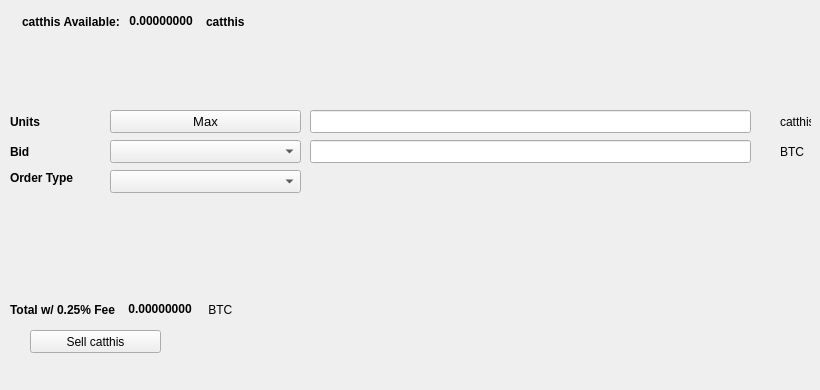
   <widget class="QWidget" name="SellTab">
    <attribute name="title">
     <string>Sell</string>
    </attribute>
    <widget class="QLabel" name="label_16">
     <property name="geometry">
      <rect>
       <x>780</x>
       <y>140</y>
       <width>31</width>
       <height>23</height>
      </rect>
     </property>
     <property name="text">
      <string>BTC</string>
     </property>
    </widget>
    <widget class="QComboBox" name="SellBidcomboBox">
     <property name="geometry">
      <rect>
       <x>110</x>
       <y>140</y>
       <width>191</width>
       <height>23</height>
      </rect>
     </property>
     <property name="font">
      <font>
       <pointsize>10</pointsize>
      </font>
     </property>
    </widget>
    <widget class="QLabel" name="label_18">
     <property name="geometry">
      <rect>
       <x>10</x>
       <y>110</y>
       <width>46</width>
       <height>23</height>
      </rect>
     </property>
     <property name="font">
      <font>
       <weight>75</weight>
       <bold>true</bold>
      </font>
     </property>
     <property name="text">
      <string>Units</string>
     </property>
    </widget>
    <widget class="QPushButton" name="Sell_Max_Amount">
     <property name="geometry">
      <rect>
       <x>110</x>
       <y>110</y>
       <width>191</width>
       <height>23</height>
      </rect>
     </property>
     <property name="font">
      <font>
       <pointsize>10</pointsize>
      </font>
     </property>
     <property name="text">
      <string>Max</string>
     </property>
    </widget>
    <widget class="QLabel" name="label_20">
     <property name="geometry">
      <rect>
       <x>10</x>
       <y>170</y>
       <width>91</width>
       <height>16</height>
      </rect>
     </property>
     <property name="font">
      <font>
       <weight>75</weight>
       <bold>true</bold>
      </font>
     </property>
     <property name="text">
      <string>Order Type</string>
     </property>
    </widget>
    <widget class="QComboBox" name="SellOrdertypeCombo">
     <property name="geometry">
      <rect>
       <x>110</x>
       <y>170</y>
       <width>191</width>
       <height>23</height>
      </rect>
     </property>
     <property name="font">
      <font>
       <pointsize>10</pointsize>
      </font>
     </property>
    </widget>
    <widget class="QLabel" name="label_21">
     <property name="geometry">
      <rect>
       <x>10</x>
       <y>140</y>
       <width>46</width>
       <height>23</height>
      </rect>
     </property>
     <property name="font">
      <font>
       <weight>75</weight>
       <bold>true</bold>
      </font>
     </property>
     <property name="text">
      <string>Bid</string>
     </property>
    </widget>
    <widget class="QLabel" name="label_22">
     <property name="geometry">
      <rect>
       <x>780</x>
       <y>110</y>
       <width>31</width>
       <height>23</height>
      </rect>
     </property>
     <property name="text">
      <string>catthis</string>
     </property>
    </widget>
    <widget class="QLineEdit" name="UnitsInputcatthis">
     <property name="geometry">
      <rect>
       <x>310</x>
       <y>110</y>
       <width>441</width>
       <height>23</height>
      </rect>
     </property>
     <property name="font">
      <font>
       <pointsize>9</pointsize>
       <weight>75</weight>
       <bold>true</bold>
      </font>
     </property>
    </widget>
    <widget class="QLineEdit" name="SellBidPriceEdit">
     <property name="geometry">
      <rect>
       <x>310</x>
       <y>140</y>
       <width>441</width>
       <height>23</height>
      </rect>
     </property>
     <property name="font">
      <font>
       <pointsize>9</pointsize>
       <weight>75</weight>
       <bold>true</bold>
      </font>
     </property>
    </widget>
    <widget class="QPushButton" name="SellcatthisBTN">
     <property name="geometry">
      <rect>
       <x>30</x>
       <y>330</y>
       <width>131</width>
       <height>23</height>
      </rect>
     </property>
     <property name="text">
      <string>Sell catthis</string>
     </property>
     <property name="icon">
      <iconset resource="../catthis">
       <normaloff>:/icons/bitcoin</normaloff>:/icons/bitcoin</iconset>
     </property>
    </widget>
    <widget class="QWidget" name="layoutWidget3">
     <property name="geometry">
      <rect>
       <x>22</x>
       <y>12</y>
       <width>258</width>
       <height>19</height>
      </rect>
     </property>
     <layout class="QHBoxLayout" name="horizontalLayout">
      <item>
       <widget class="QLabel" name="label232_2">
        <property name="font">
         <font>
          <weight>75</weight>
          <bold>true</bold>
         </font>
        </property>
        <property name="text">
         <string>catthis Available:</string>
        </property>
       </widget>
      </item>
      <item>
       <widget class="QLabel" name="catthisAvailableLabel">
        <property name="palette">
         <palette>
          <active>
           <colorrole role="WindowText">
            <brush brushstyle="SolidPattern">
             <color alpha="255">
              <red>0</red>
              <green>0</green>
              <blue>0</blue>
             </color>
            </brush>
           </colorrole>
           <colorrole role="Button">
            <brush brushstyle="SolidPattern">
             <color alpha="255">
              <red>0</red>
              <green>170</green>
              <blue>0</blue>
             </color>
            </brush>
           </colorrole>
           <colorrole role="Light">
            <brush brushstyle="SolidPattern">
             <color alpha="255">
              <red>0</red>
              <green>255</green>
              <blue>0</blue>
             </color>
            </brush>
           </colorrole>
           <colorrole role="Midlight">
            <brush brushstyle="SolidPattern">
             <color alpha="255">
              <red>0</red>
              <green>212</green>
              <blue>0</blue>
             </color>
            </brush>
           </colorrole>
           <colorrole role="Dark">
            <brush brushstyle="SolidPattern">
             <color alpha="255">
              <red>0</red>
              <green>85</green>
              <blue>0</blue>
             </color>
            </brush>
           </colorrole>
           <colorrole role="Mid">
            <brush brushstyle="SolidPattern">
             <color alpha="255">
              <red>0</red>
              <green>113</green>
              <blue>0</blue>
             </color>
            </brush>
           </colorrole>
           <colorrole role="Text">
            <brush brushstyle="SolidPattern">
             <color alpha="255">
              <red>0</red>
              <green>170</green>
              <blue>0</blue>
             </color>
            </brush>
           </colorrole>
           <colorrole role="BrightText">
            <brush brushstyle="SolidPattern">
             <color alpha="255">
              <red>255</red>
              <green>255</green>
              <blue>255</blue>
             </color>
            </brush>
           </colorrole>
           <colorrole role="ButtonText">
            <brush brushstyle="SolidPattern">
             <color alpha="255">
              <red>0</red>
              <green>0</green>
              <blue>0</blue>
             </color>
            </brush>
           </colorrole>
           <colorrole role="Base">
            <brush brushstyle="SolidPattern">
             <color alpha="255">
              <red>255</red>
              <green>255</green>
              <blue>255</blue>
             </color>
            </brush>
           </colorrole>
           <colorrole role="Window">
            <brush brushstyle="SolidPattern">
             <color alpha="255">
              <red>0</red>
              <green>170</green>
              <blue>0</blue>
             </color>
            </brush>
           </colorrole>
           <colorrole role="Shadow">
            <brush brushstyle="SolidPattern">
             <color alpha="255">
              <red>0</red>
              <green>0</green>
              <blue>0</blue>
             </color>
            </brush>
           </colorrole>
           <colorrole role="AlternateBase">
            <brush brushstyle="SolidPattern">
             <color alpha="255">
              <red>127</red>
              <green>212</green>
              <blue>127</blue>
             </color>
            </brush>
           </colorrole>
           <colorrole role="ToolTipBase">
            <brush brushstyle="SolidPattern">
             <color alpha="255">
              <red>255</red>
              <green>255</green>
              <blue>220</blue>
             </color>
            </brush>
           </colorrole>
           <colorrole role="ToolTipText">
            <brush brushstyle="SolidPattern">
             <color alpha="255">
              <red>0</red>
              <green>0</green>
              <blue>0</blue>
             </color>
            </brush>
           </colorrole>
          </active>
          <inactive>
           <colorrole role="WindowText">
            <brush brushstyle="SolidPattern">
             <color alpha="255">
              <red>0</red>
              <green>0</green>
              <blue>0</blue>
             </color>
            </brush>
           </colorrole>
           <colorrole role="Button">
            <brush brushstyle="SolidPattern">
             <color alpha="255">
              <red>0</red>
              <green>170</green>
              <blue>0</blue>
             </color>
            </brush>
           </colorrole>
           <colorrole role="Light">
            <brush brushstyle="SolidPattern">
             <color alpha="255">
              <red>0</red>
              <green>255</green>
              <blue>0</blue>
             </color>
            </brush>
           </colorrole>
           <colorrole role="Midlight">
            <brush brushstyle="SolidPattern">
             <color alpha="255">
              <red>0</red>
              <green>212</green>
              <blue>0</blue>
             </color>
            </brush>
           </colorrole>
           <colorrole role="Dark">
            <brush brushstyle="SolidPattern">
             <color alpha="255">
              <red>0</red>
              <green>85</green>
              <blue>0</blue>
             </color>
            </brush>
           </colorrole>
           <colorrole role="Mid">
            <brush brushstyle="SolidPattern">
             <color alpha="255">
              <red>0</red>
              <green>113</green>
              <blue>0</blue>
             </color>
            </brush>
           </colorrole>
           <colorrole role="Text">
            <brush brushstyle="SolidPattern">
             <color alpha="255">
              <red>0</red>
              <green>170</green>
              <blue>0</blue>
             </color>
            </brush>
           </colorrole>
           <colorrole role="BrightText">
            <brush brushstyle="SolidPattern">
             <color alpha="255">
              <red>255</red>
              <green>255</green>
              <blue>255</blue>
             </color>
            </brush>
           </colorrole>
           <colorrole role="ButtonText">
            <brush brushstyle="SolidPattern">
             <color alpha="255">
              <red>0</red>
              <green>0</green>
              <blue>0</blue>
             </color>
            </brush>
           </colorrole>
           <colorrole role="Base">
            <brush brushstyle="SolidPattern">
             <color alpha="255">
              <red>255</red>
              <green>255</green>
              <blue>255</blue>
             </color>
            </brush>
           </colorrole>
           <colorrole role="Window">
            <brush brushstyle="SolidPattern">
             <color alpha="255">
              <red>0</red>
              <green>170</green>
              <blue>0</blue>
             </color>
            </brush>
           </colorrole>
           <colorrole role="Shadow">
            <brush brushstyle="SolidPattern">
             <color alpha="255">
              <red>0</red>
              <green>0</green>
              <blue>0</blue>
             </color>
            </brush>
           </colorrole>
           <colorrole role="AlternateBase">
            <brush brushstyle="SolidPattern">
             <color alpha="255">
              <red>127</red>
              <green>212</green>
              <blue>127</blue>
             </color>
            </brush>
           </colorrole>
           <colorrole role="ToolTipBase">
            <brush brushstyle="SolidPattern">
             <color alpha="255">
              <red>255</red>
              <green>255</green>
              <blue>220</blue>
             </color>
            </brush>
           </colorrole>
           <colorrole role="ToolTipText">
            <brush brushstyle="SolidPattern">
             <color alpha="255">
              <red>0</red>
              <green>0</green>
              <blue>0</blue>
             </color>
            </brush>
           </colorrole>
          </inactive>
          <disabled>
           <colorrole role="WindowText">
            <brush brushstyle="SolidPattern">
             <color alpha="255">
              <red>0</red>
              <green>85</green>
              <blue>0</blue>
             </color>
            </brush>
           </colorrole>
           <colorrole role="Button">
            <brush brushstyle="SolidPattern">
             <color alpha="255">
              <red>0</red>
              <green>170</green>
              <blue>0</blue>
             </color>
            </brush>
           </colorrole>
           <colorrole role="Light">
            <brush brushstyle="SolidPattern">
             <color alpha="255">
              <red>0</red>
              <green>255</green>
              <blue>0</blue>
             </color>
            </brush>
           </colorrole>
           <colorrole role="Midlight">
            <brush brushstyle="SolidPattern">
             <color alpha="255">
              <red>0</red>
              <green>212</green>
              <blue>0</blue>
             </color>
            </brush>
           </colorrole>
           <colorrole role="Dark">
            <brush brushstyle="SolidPattern">
             <color alpha="255">
              <red>0</red>
              <green>85</green>
              <blue>0</blue>
             </color>
            </brush>
           </colorrole>
           <colorrole role="Mid">
            <brush brushstyle="SolidPattern">
             <color alpha="255">
              <red>0</red>
              <green>113</green>
              <blue>0</blue>
             </color>
            </brush>
           </colorrole>
           <colorrole role="Text">
            <brush brushstyle="SolidPattern">
             <color alpha="255">
              <red>0</red>
              <green>85</green>
              <blue>0</blue>
             </color>
            </brush>
           </colorrole>
           <colorrole role="BrightText">
            <brush brushstyle="SolidPattern">
             <color alpha="255">
              <red>255</red>
              <green>255</green>
              <blue>255</blue>
             </color>
            </brush>
           </colorrole>
           <colorrole role="ButtonText">
            <brush brushstyle="SolidPattern">
             <color alpha="255">
              <red>0</red>
              <green>85</green>
              <blue>0</blue>
             </color>
            </brush>
           </colorrole>
           <colorrole role="Base">
            <brush brushstyle="SolidPattern">
             <color alpha="255">
              <red>0</red>
              <green>170</green>
              <blue>0</blue>
             </color>
            </brush>
           </colorrole>
           <colorrole role="Window">
            <brush brushstyle="SolidPattern">
             <color alpha="255">
              <red>0</red>
              <green>170</green>
              <blue>0</blue>
             </color>
            </brush>
           </colorrole>
           <colorrole role="Shadow">
            <brush brushstyle="SolidPattern">
             <color alpha="255">
              <red>0</red>
              <green>0</green>
              <blue>0</blue>
             </color>
            </brush>
           </colorrole>
           <colorrole role="AlternateBase">
            <brush brushstyle="SolidPattern">
             <color alpha="255">
              <red>0</red>
              <green>170</green>
              <blue>0</blue>
             </color>
            </brush>
           </colorrole>
           <colorrole role="ToolTipBase">
            <brush brushstyle="SolidPattern">
             <color alpha="255">
              <red>255</red>
              <green>255</green>
              <blue>220</blue>
             </color>
            </brush>
           </colorrole>
           <colorrole role="ToolTipText">
            <brush brushstyle="SolidPattern">
             <color alpha="255">
              <red>0</red>
              <green>0</green>
              <blue>0</blue>
             </color>
            </brush>
           </colorrole>
          </disabled>
         </palette>
        </property>
        <property name="font">
         <font>
          <weight>75</weight>
          <bold>true</bold>
         </font>
        </property>
        <property name="text">
         <string> 0.00000000 </string>
        </property>
        <property name="textInteractionFlags">
         <set>Qt::LinksAccessibleByMouse|Qt::TextSelectableByKeyboard|Qt::TextSelectableByMouse</set>
        </property>
       </widget>
      </item>
      <item>
       <widget class="QLabel" name="labelcatthis">
        <property name="font">
         <font>
          <weight>75</weight>
          <bold>true</bold>
         </font>
        </property>
        <property name="text">
         <string>catthis</string>
        </property>
       </widget>
      </item>
     </layout>
    </widget>
    <widget class="QWidget" name="layoutWidget">
     <property name="geometry">
      <rect>
       <x>10</x>
       <y>300</y>
       <width>268</width>
       <height>19</height>
      </rect>
     </property>
     <layout class="QHBoxLayout" name="horizontalLayout_2">
      <item>
       <widget class="QLabel" name="label_19">
        <property name="font">
         <font>
          <weight>75</weight>
          <bold>true</bold>
         </font>
        </property>
        <property name="text">
         <string>Total w/ 0.25% Fee </string>
        </property>
       </widget>
      </item>
      <item>
       <widget class="QLabel" name="SellCostLabel">
        <property name="palette">
         <palette>
          <active>
           <colorrole role="WindowText">
            <brush brushstyle="SolidPattern">
             <color alpha="255">
              <red>0</red>
              <green>0</green>
              <blue>0</blue>
             </color>
            </brush>
           </colorrole>
           <colorrole role="Button">
            <brush brushstyle="SolidPattern">
             <color alpha="255">
              <red>0</red>
              <green>170</green>
              <blue>0</blue>
             </color>
            </brush>
           </colorrole>
           <colorrole role="Light">
            <brush brushstyle="SolidPattern">
             <color alpha="255">
              <red>0</red>
              <green>255</green>
              <blue>0</blue>
             </color>
            </brush>
           </colorrole>
           <colorrole role="Midlight">
            <brush brushstyle="SolidPattern">
             <color alpha="255">
              <red>0</red>
              <green>212</green>
              <blue>0</blue>
             </color>
            </brush>
           </colorrole>
           <colorrole role="Dark">
            <brush brushstyle="SolidPattern">
             <color alpha="255">
              <red>0</red>
              <green>85</green>
              <blue>0</blue>
             </color>
            </brush>
           </colorrole>
           <colorrole role="Mid">
            <brush brushstyle="SolidPattern">
             <color alpha="255">
              <red>0</red>
              <green>113</green>
              <blue>0</blue>
             </color>
            </brush>
           </colorrole>
           <colorrole role="Text">
            <brush brushstyle="SolidPattern">
             <color alpha="255">
              <red>0</red>
              <green>170</green>
              <blue>0</blue>
             </color>
            </brush>
           </colorrole>
           <colorrole role="BrightText">
            <brush brushstyle="SolidPattern">
             <color alpha="255">
              <red>255</red>
              <green>255</green>
              <blue>255</blue>
             </color>
            </brush>
           </colorrole>
           <colorrole role="ButtonText">
            <brush brushstyle="SolidPattern">
             <color alpha="255">
              <red>0</red>
              <green>0</green>
              <blue>0</blue>
             </color>
            </brush>
           </colorrole>
           <colorrole role="Base">
            <brush brushstyle="SolidPattern">
             <color alpha="255">
              <red>255</red>
              <green>255</green>
              <blue>255</blue>
             </color>
            </brush>
           </colorrole>
           <colorrole role="Window">
            <brush brushstyle="SolidPattern">
             <color alpha="255">
              <red>0</red>
              <green>170</green>
              <blue>0</blue>
             </color>
            </brush>
           </colorrole>
           <colorrole role="Shadow">
            <brush brushstyle="SolidPattern">
             <color alpha="255">
              <red>0</red>
              <green>0</green>
              <blue>0</blue>
             </color>
            </brush>
           </colorrole>
           <colorrole role="AlternateBase">
            <brush brushstyle="SolidPattern">
             <color alpha="255">
              <red>127</red>
              <green>212</green>
              <blue>127</blue>
             </color>
            </brush>
           </colorrole>
           <colorrole role="ToolTipBase">
            <brush brushstyle="SolidPattern">
             <color alpha="255">
              <red>255</red>
              <green>255</green>
              <blue>220</blue>
             </color>
            </brush>
           </colorrole>
           <colorrole role="ToolTipText">
            <brush brushstyle="SolidPattern">
             <color alpha="255">
              <red>0</red>
              <green>0</green>
              <blue>0</blue>
             </color>
            </brush>
           </colorrole>
          </active>
          <inactive>
           <colorrole role="WindowText">
            <brush brushstyle="SolidPattern">
             <color alpha="255">
              <red>0</red>
              <green>0</green>
              <blue>0</blue>
             </color>
            </brush>
           </colorrole>
           <colorrole role="Button">
            <brush brushstyle="SolidPattern">
             <color alpha="255">
              <red>0</red>
              <green>170</green>
              <blue>0</blue>
             </color>
            </brush>
           </colorrole>
           <colorrole role="Light">
            <brush brushstyle="SolidPattern">
             <color alpha="255">
              <red>0</red>
              <green>255</green>
              <blue>0</blue>
             </color>
            </brush>
           </colorrole>
           <colorrole role="Midlight">
            <brush brushstyle="SolidPattern">
             <color alpha="255">
              <red>0</red>
              <green>212</green>
              <blue>0</blue>
             </color>
            </brush>
           </colorrole>
           <colorrole role="Dark">
            <brush brushstyle="SolidPattern">
             <color alpha="255">
              <red>0</red>
              <green>85</green>
              <blue>0</blue>
             </color>
            </brush>
           </colorrole>
           <colorrole role="Mid">
            <brush brushstyle="SolidPattern">
             <color alpha="255">
              <red>0</red>
              <green>113</green>
              <blue>0</blue>
             </color>
            </brush>
           </colorrole>
           <colorrole role="Text">
            <brush brushstyle="SolidPattern">
             <color alpha="255">
              <red>0</red>
              <green>170</green>
              <blue>0</blue>
             </color>
            </brush>
           </colorrole>
           <colorrole role="BrightText">
            <brush brushstyle="SolidPattern">
             <color alpha="255">
              <red>255</red>
              <green>255</green>
              <blue>255</blue>
             </color>
            </brush>
           </colorrole>
           <colorrole role="ButtonText">
            <brush brushstyle="SolidPattern">
             <color alpha="255">
              <red>0</red>
              <green>0</green>
              <blue>0</blue>
             </color>
            </brush>
           </colorrole>
           <colorrole role="Base">
            <brush brushstyle="SolidPattern">
             <color alpha="255">
              <red>255</red>
              <green>255</green>
              <blue>255</blue>
             </color>
            </brush>
           </colorrole>
           <colorrole role="Window">
            <brush brushstyle="SolidPattern">
             <color alpha="255">
              <red>0</red>
              <green>170</green>
              <blue>0</blue>
             </color>
            </brush>
           </colorrole>
           <colorrole role="Shadow">
            <brush brushstyle="SolidPattern">
             <color alpha="255">
              <red>0</red>
              <green>0</green>
              <blue>0</blue>
             </color>
            </brush>
           </colorrole>
           <colorrole role="AlternateBase">
            <brush brushstyle="SolidPattern">
             <color alpha="255">
              <red>127</red>
              <green>212</green>
              <blue>127</blue>
             </color>
            </brush>
           </colorrole>
           <colorrole role="ToolTipBase">
            <brush brushstyle="SolidPattern">
             <color alpha="255">
              <red>255</red>
              <green>255</green>
              <blue>220</blue>
             </color>
            </brush>
           </colorrole>
           <colorrole role="ToolTipText">
            <brush brushstyle="SolidPattern">
             <color alpha="255">
              <red>0</red>
              <green>0</green>
              <blue>0</blue>
             </color>
            </brush>
           </colorrole>
          </inactive>
          <disabled>
           <colorrole role="WindowText">
            <brush brushstyle="SolidPattern">
             <color alpha="255">
              <red>0</red>
              <green>85</green>
              <blue>0</blue>
             </color>
            </brush>
           </colorrole>
           <colorrole role="Button">
            <brush brushstyle="SolidPattern">
             <color alpha="255">
              <red>0</red>
              <green>170</green>
              <blue>0</blue>
             </color>
            </brush>
           </colorrole>
           <colorrole role="Light">
            <brush brushstyle="SolidPattern">
             <color alpha="255">
              <red>0</red>
              <green>255</green>
              <blue>0</blue>
             </color>
            </brush>
           </colorrole>
           <colorrole role="Midlight">
            <brush brushstyle="SolidPattern">
             <color alpha="255">
              <red>0</red>
              <green>212</green>
              <blue>0</blue>
             </color>
            </brush>
           </colorrole>
           <colorrole role="Dark">
            <brush brushstyle="SolidPattern">
             <color alpha="255">
              <red>0</red>
              <green>85</green>
              <blue>0</blue>
             </color>
            </brush>
           </colorrole>
           <colorrole role="Mid">
            <brush brushstyle="SolidPattern">
             <color alpha="255">
              <red>0</red>
              <green>113</green>
              <blue>0</blue>
             </color>
            </brush>
           </colorrole>
           <colorrole role="Text">
            <brush brushstyle="SolidPattern">
             <color alpha="255">
              <red>0</red>
              <green>85</green>
              <blue>0</blue>
             </color>
            </brush>
           </colorrole>
           <colorrole role="BrightText">
            <brush brushstyle="SolidPattern">
             <color alpha="255">
              <red>255</red>
              <green>255</green>
              <blue>255</blue>
             </color>
            </brush>
           </colorrole>
           <colorrole role="ButtonText">
            <brush brushstyle="SolidPattern">
             <color alpha="255">
              <red>0</red>
              <green>85</green>
              <blue>0</blue>
             </color>
            </brush>
           </colorrole>
           <colorrole role="Base">
            <brush brushstyle="SolidPattern">
             <color alpha="255">
              <red>0</red>
              <green>170</green>
              <blue>0</blue>
             </color>
            </brush>
           </colorrole>
           <colorrole role="Window">
            <brush brushstyle="SolidPattern">
             <color alpha="255">
              <red>0</red>
              <green>170</green>
              <blue>0</blue>
             </color>
            </brush>
           </colorrole>
           <colorrole role="Shadow">
            <brush brushstyle="SolidPattern">
             <color alpha="255">
              <red>0</red>
              <green>0</green>
              <blue>0</blue>
             </color>
            </brush>
           </colorrole>
           <colorrole role="AlternateBase">
            <brush brushstyle="SolidPattern">
             <color alpha="255">
              <red>0</red>
              <green>170</green>
              <blue>0</blue>
             </color>
            </brush>
           </colorrole>
           <colorrole role="ToolTipBase">
            <brush brushstyle="SolidPattern">
             <color alpha="255">
              <red>255</red>
              <green>255</green>
              <blue>220</blue>
             </color>
            </brush>
           </colorrole>
           <colorrole role="ToolTipText">
            <brush brushstyle="SolidPattern">
             <color alpha="255">
              <red>0</red>
              <green>0</green>
              <blue>0</blue>
             </color>
            </brush>
           </colorrole>
          </disabled>
         </palette>
        </property>
        <property name="font">
         <font>
          <weight>75</weight>
          <bold>true</bold>
         </font>
        </property>
        <property name="autoFillBackground">
         <bool>false</bool>
        </property>
        <property name="text">
         <string> 0.00000000</string>
        </property>
        <property name="textInteractionFlags">
         <set>Qt::LinksAccessibleByMouse|Qt::TextSelectableByMouse</set>
        </property>
       </widget>
      </item>
      <item>
       <widget class="QLabel" name="label_17">
        <property name="font">
         <font>
          <weight>50</weight>
          <bold>false</bold>
         </font>
        </property>
        <property name="text">
         <string> BTC</string>
        </property>
       </widget>
      </item>
     </layout>
    </widget>
    <widget class="QLabel" name="label_23">
     <property name="geometry">
      <rect>
       <x>460</x>
       <y>300</y>
       <width>281</width>
       <height>81</height>
      </rect>
     </property>
     <property name="text">
      <string/>
     </property>
     <property name="pixmap">
      <pixmap>:/images/bittrex</pixmap>
     </property>
    </widget>
   </widget>
